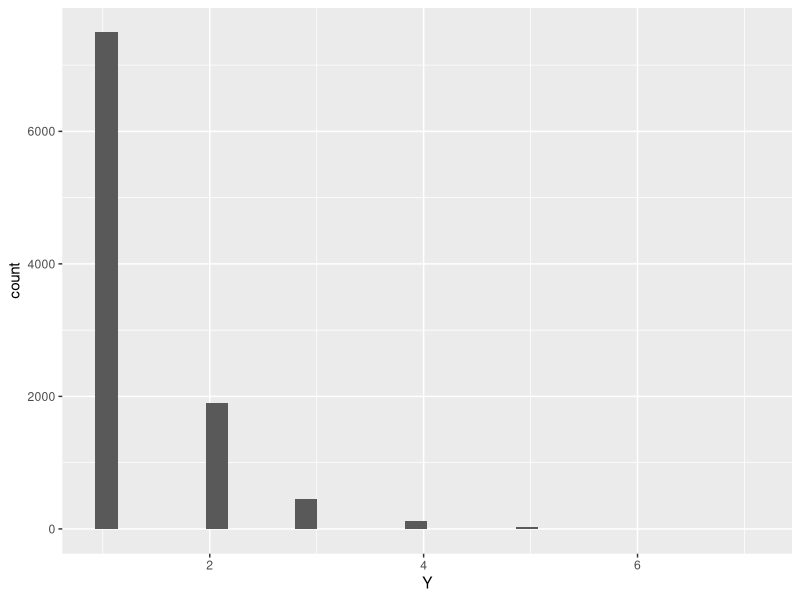
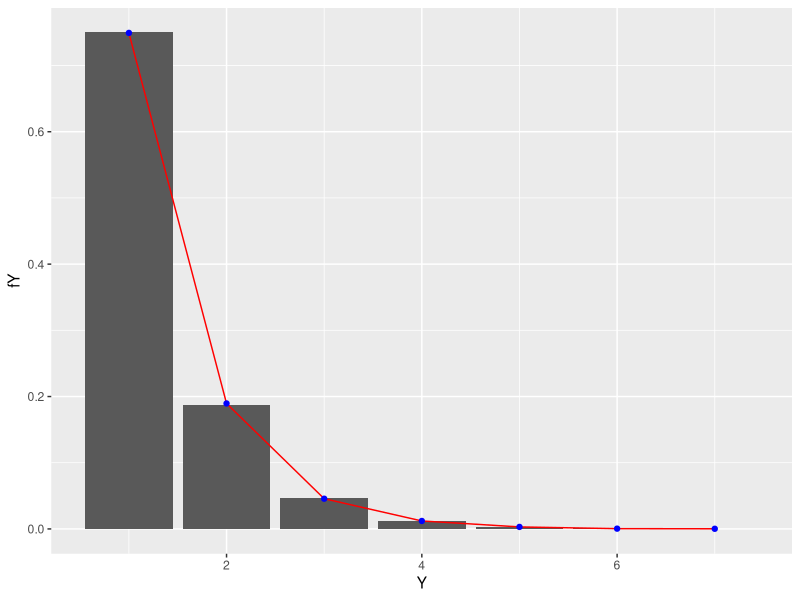

R code for these plots, in order:
## ---- chunk 1
library(tidyverse)
## ---- chunk 2
#use set.seed() to set a random seed

## ---- chunk 3
set.seed(437)
#initialize empty vector 
#will fill with the # of trials needed to reach first success
Y <- c()
for(i in 1:10000){
  #initialize the # of successes and # of trials to be 0
  num_successes <- 0
  trials <- 0
  
  #while # of successes remains 0,
  #generate a new observation x of a bernoulli random variable
  #update the number of trials
  #once x = TRUE, num_successes will be updated to 1
  #and while loop will end
  while(num_successes < 1){
    x <- rbernoulli(1, .75)
    num_successes <- num_successes + x
    trials <- trials + 1
  }
  
  #fill element i of the vector Y with the number of trials
  #it took to reach the first success
  Y[i] <- trials
  #for loop repeats this process 10,000 times
}

#place simulation results in a dataframe
sims_Y <- data.frame(Y)

#plot simulation results
ggplot(sims_Y, aes(x = Y)) +
  geom_histogram()
## ---- chunk 4
#calculate the theoretical probabilities from the pmf
#create vector with all possible values of Y from the simulations
support_Y <- seq(1, max(Y))
support_Y
#probability of one success and y-1 failures
#calculated for each value of y in the support
fY <-  .75*(.25)^(support_Y-1)
fY
pmf_Y <- data.frame(Y = support_Y, fY)

#add a column with the simulated relative frequencies
pmf_Y$fY_sims <- proportions(table(sims_Y))

pmf_Y

#plot the theoretical probabilites on top of the simulated distribution
ggplot(pmf_Y) +
  geom_col(aes(x = Y, y = fY)) +
  geom_line(aes(x = Y, y = fY_sims), color = "red") +
  geom_point(aes(x = Y, y = fY_sims), color = "blue")
## ---- chunk 5

